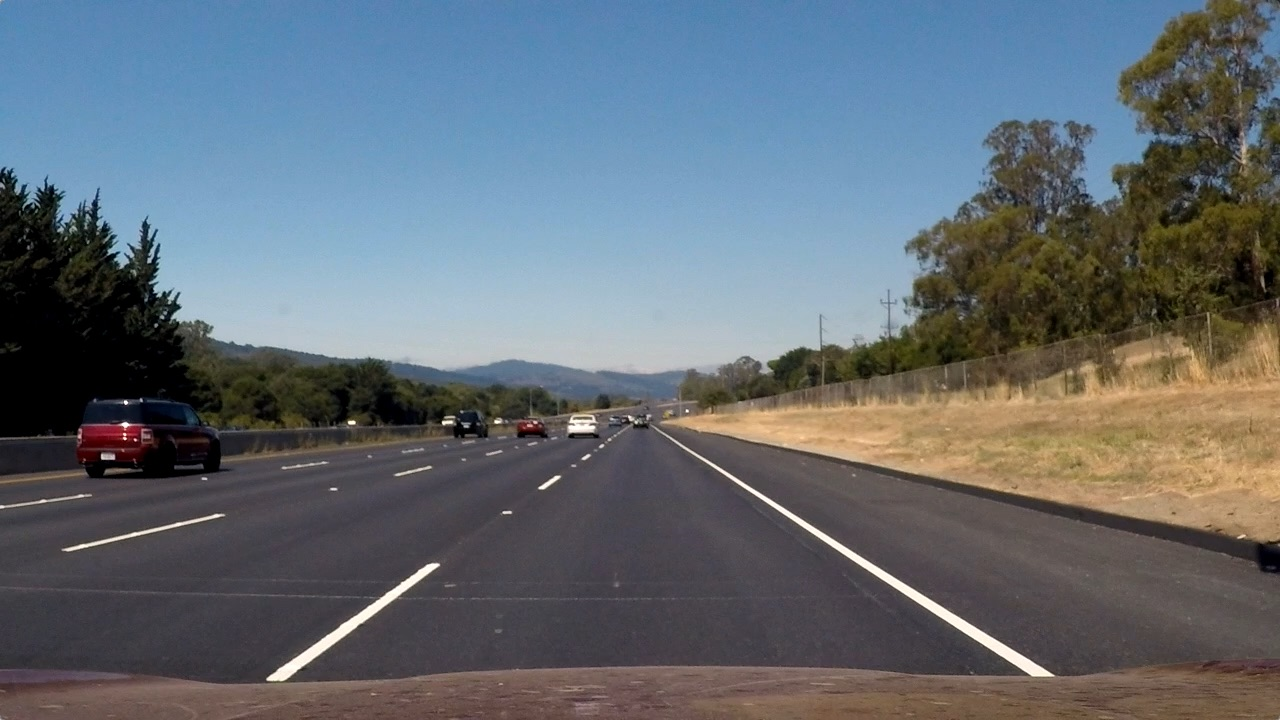
#> input picture assignments/test_img.jpg, 1280 x 720 px, given in place of the camera
$ python kek.py
#> lines starting #> are read from the running program, lines starting #| are printed output that depends on the picture
import cv2
import numpy as np
cap=cv2.VideoCapture(-1)

while True:
    retval, img=cap.read()
#> img is the input picture: shape (720, 1280, 3); mean B, G, R 115.1, 107.7, 99.4
    img=cv2.cvtColor(img,cv2.COLOR_BGR2GRAY)
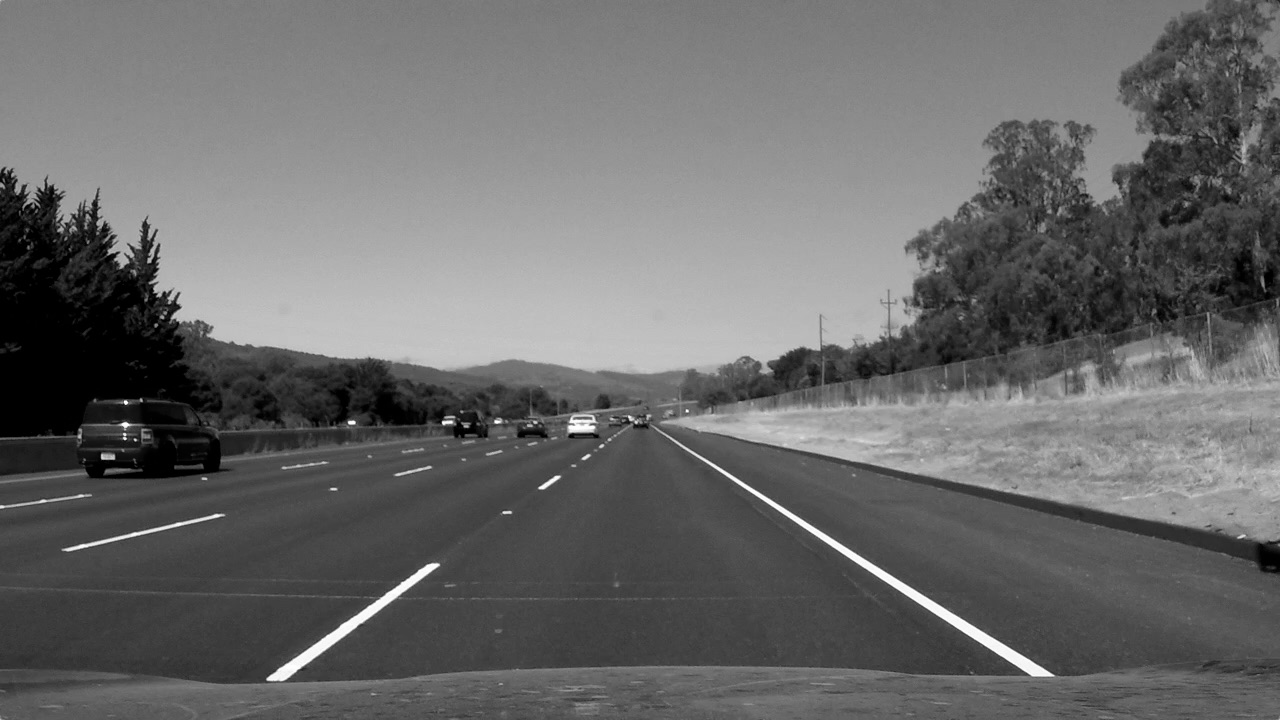
#> img: shape (720, 1280); min 0, max 254, mean 106
    kernel1=np.array([[-1,0,1],
                      [-2,0,2],
                      [-1,0,1]])
    kernel2=np.array([[-1,-2,-1],
                      [0,0,0],
                      [1,2,1]])

    sharpened1=cv2.filter2D(img,-1,kernel1)
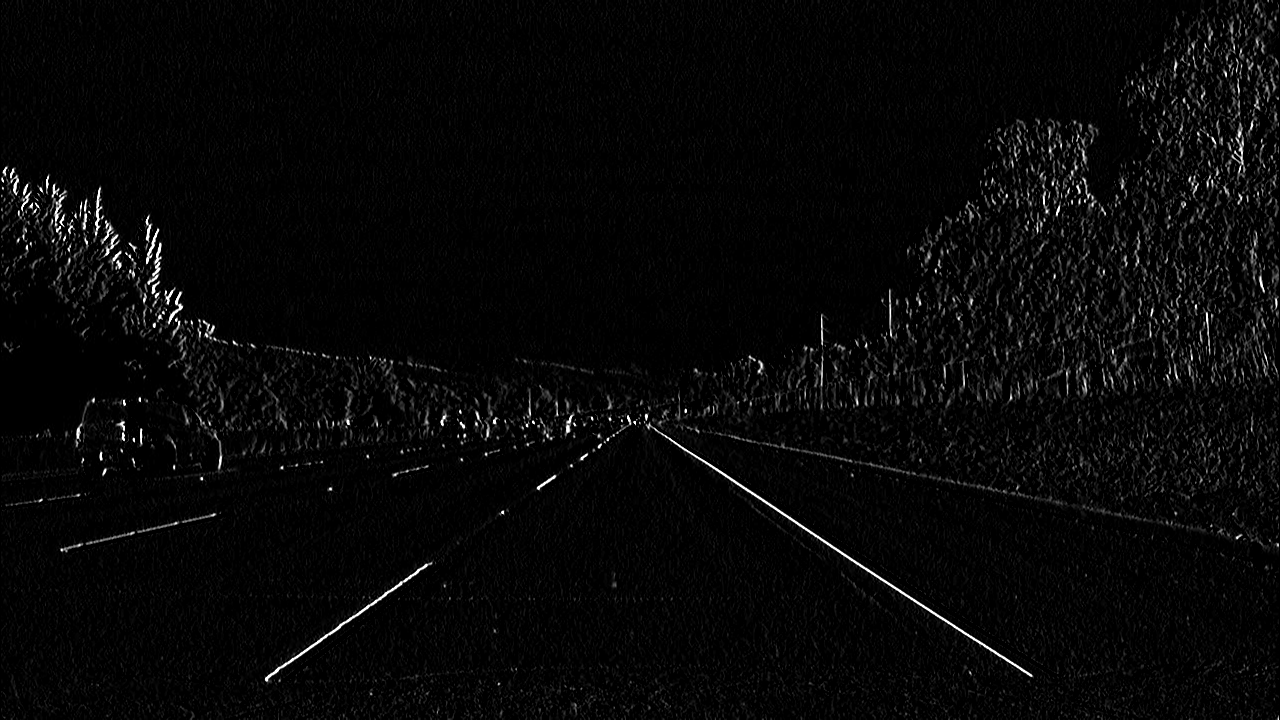
#> sharpened1: shape (720, 1280); min 0, max 255, mean 7.4
    sharpened2=cv2.filter2D(img,-1,kernel2)
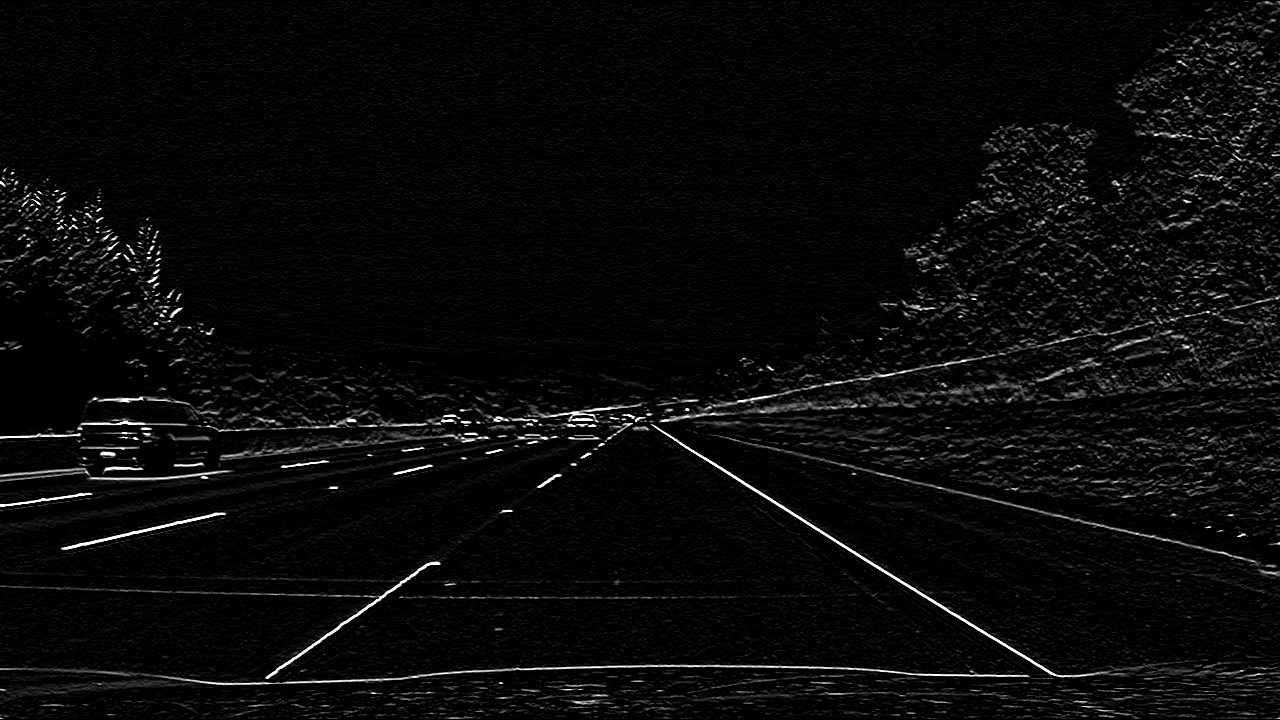
#> sharpened2: shape (720, 1280); min 0, max 255, mean 9.7

    sharpened1=cv2.convertScaleAbs(sharpened1)
    sharpened2=cv2.convertScaleAbs(sharpened2)
    img_add=cv2.addWeighted(sharpened1,0.5,sharpened2,0.5,0)
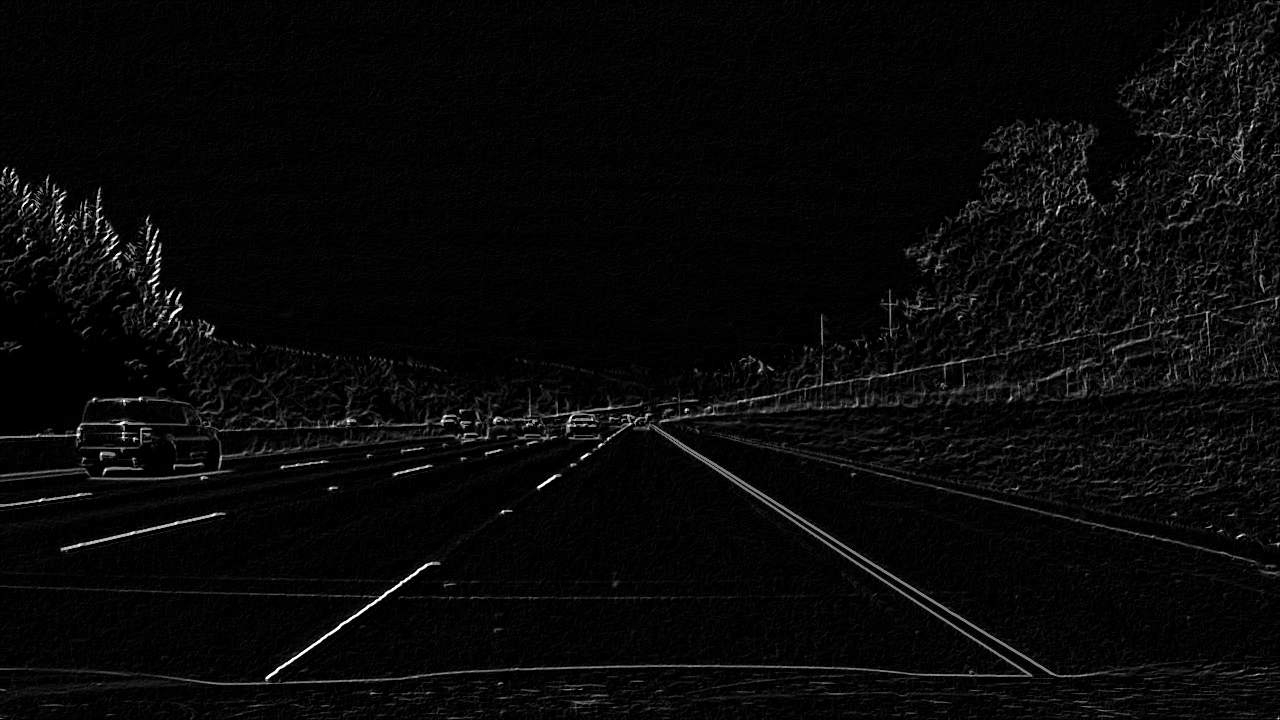
#> img_add: shape (720, 1280); min 0, max 255, mean 8.6
    cv2.imshow("cam",img_add)
    if cv2.waitKey(10)==27:
#> (key Esc is pressed here)
        break
cap.release()
cv2.destroyAllWindows()
